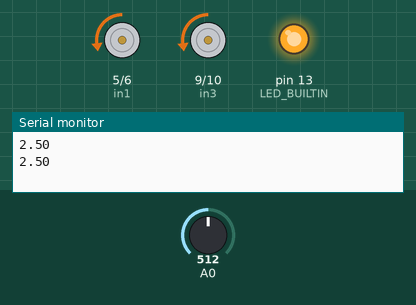
Simulated run of this sketch. Board: Arduino Uno, built with avr-gcc and run on an emulated ATmega328P. On the bench: motor-driver pin pairs drawn as motors (green arrow = first pin HIGH = forward, orange = second pin HIGH = backward, longer = more drive), output pins drawn as LEDs (lit = HIGH), the last lines printed to the serial monitor. The test bench sets the inputs (shaded band); at power-on: A0 = 512.

Above: at 4.8 s.
4.9 s: A0 set to 700
9.9 s: A0 set to 734
At 12.4 s:
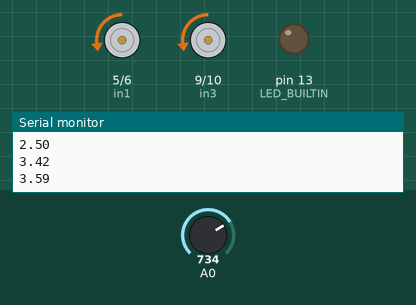
16.5 s: A0 set to 716
At 21.6 s:
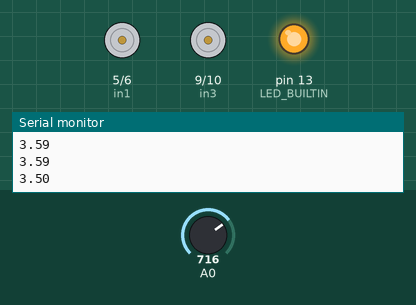
23.5 s: A0 set to 900
At 25.8 s:
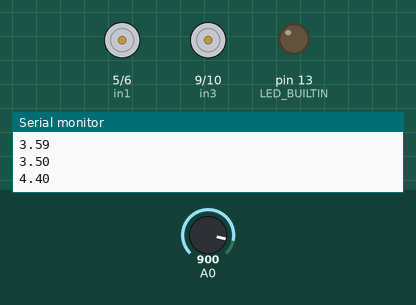
Timing chart, 0 to 31.5 s (numbered marks = the images above; inputs shaded):
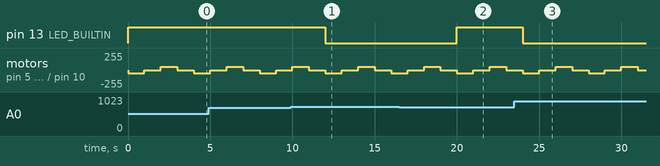

Measured:
- the behaviour switches between 716 and 717 on A0 (found by bisection; images 0 and 1)
- after the input at 9.9 s, pin 13 (LED_BUILTIN): HIGH → LOW after 2.1 s
- after the input at 16.5 s, pin 13 (LED_BUILTIN): LOW → HIGH after 3.5 s
- after the input at 23.5 s, pin 13 (LED_BUILTIN): HIGH → LOW after 0.50 s

The sketch:

Giro_de_Motor_Basico.ino
```cpp
int in1 = 5;  // Pin que controla el sentido de giro Motor A
int in2 = 6;  // Pin que controla el sentido de giro Motor A

int in3 = 9;  // Pin que controla el sentido de giro Motor A
int in4 = 10;  // Pin que controla el sentido de giro Motor A

int vel = 50;


void setup ()
{
  pinMode(in1, OUTPUT);    // Configura  los pines como salida
  pinMode(in2, OUTPUT);
  pinMode(in3, OUTPUT);    // Configura  los pines como salida
  pinMode(in4, OUTPUT);

  Serial.begin(9600);
  pinMode(LED_BUILTIN, OUTPUT);

}
void loop()
{

  tomarLectura();

  digitalWrite(in1, LOW);  // GIRO DERECHA
  analogWrite(in2, vel);
  digitalWrite(in3, LOW);  // GIRO DERECHA
  analogWrite(in4, vel);

  delay(1000);

  digitalWrite(in1, LOW);  // PARA
  digitalWrite(in2, LOW);
  digitalWrite(in3, LOW);  // PARA
  digitalWrite(in4, LOW);
  delay(1000);

  analogWrite(in1, vel);  // GIRO IZQUIERDA
  digitalWrite(in2, LOW);
  analogWrite(in3, vel);  // GIRO IZQUIERDA
  digitalWrite(in4, LOW);
  delay(1000);

  digitalWrite(in1, LOW);  // PARA
  digitalWrite(in2, LOW);
  digitalWrite(in3, LOW);  // PARA
  digitalWrite(in4, LOW);
  delay(1000);
}

void tomarLectura() {
  // read the input on analog pin 0:
  int sensorValue = analogRead(A0);
  // Convert the analog reading (which goes from 0 - 1023) to a voltage (0 - 5V):
  float voltage = sensorValue * (5.0 / 1023.0);
  // print out the value you read:
  Serial.println(voltage);

  if(voltage < 3.5) {
    digitalWrite(LED_BUILTIN, HIGH);
  } else {
    digitalWrite(LED_BUILTIN, LOW);
  }
}
```
